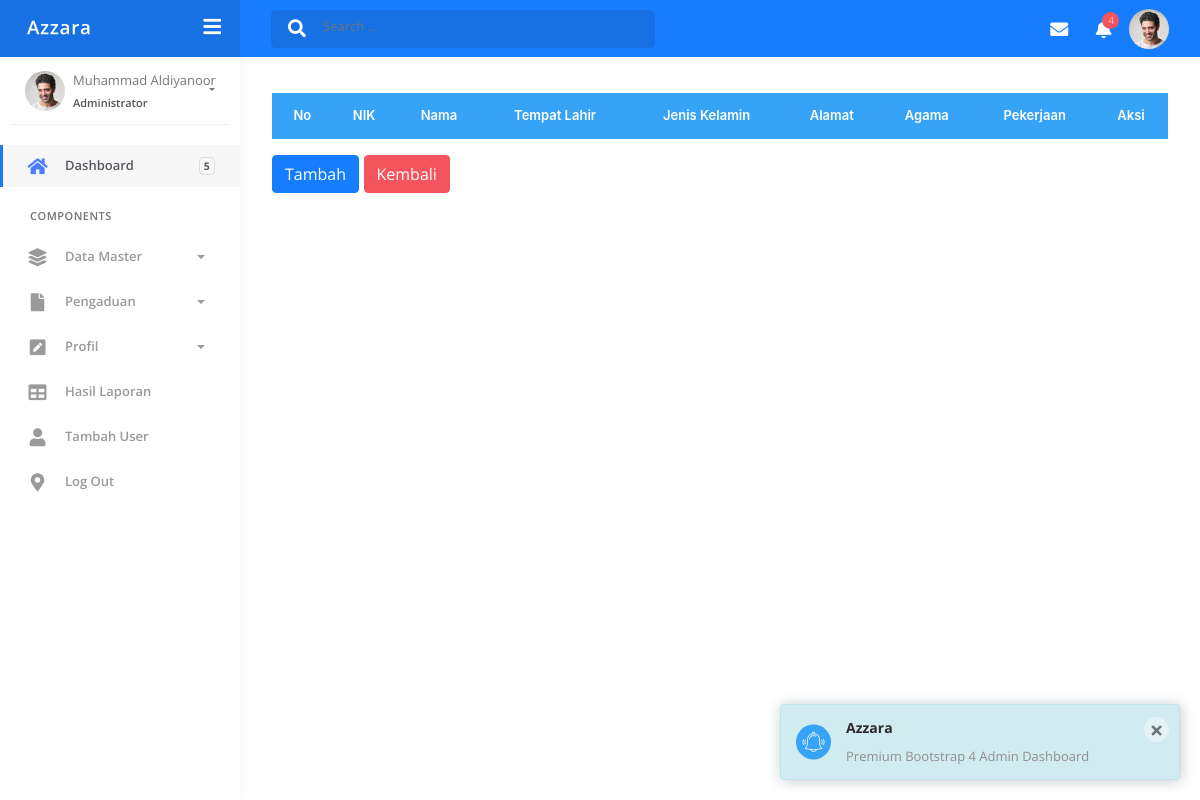
Before: /index.php/penduduk with the older database file.
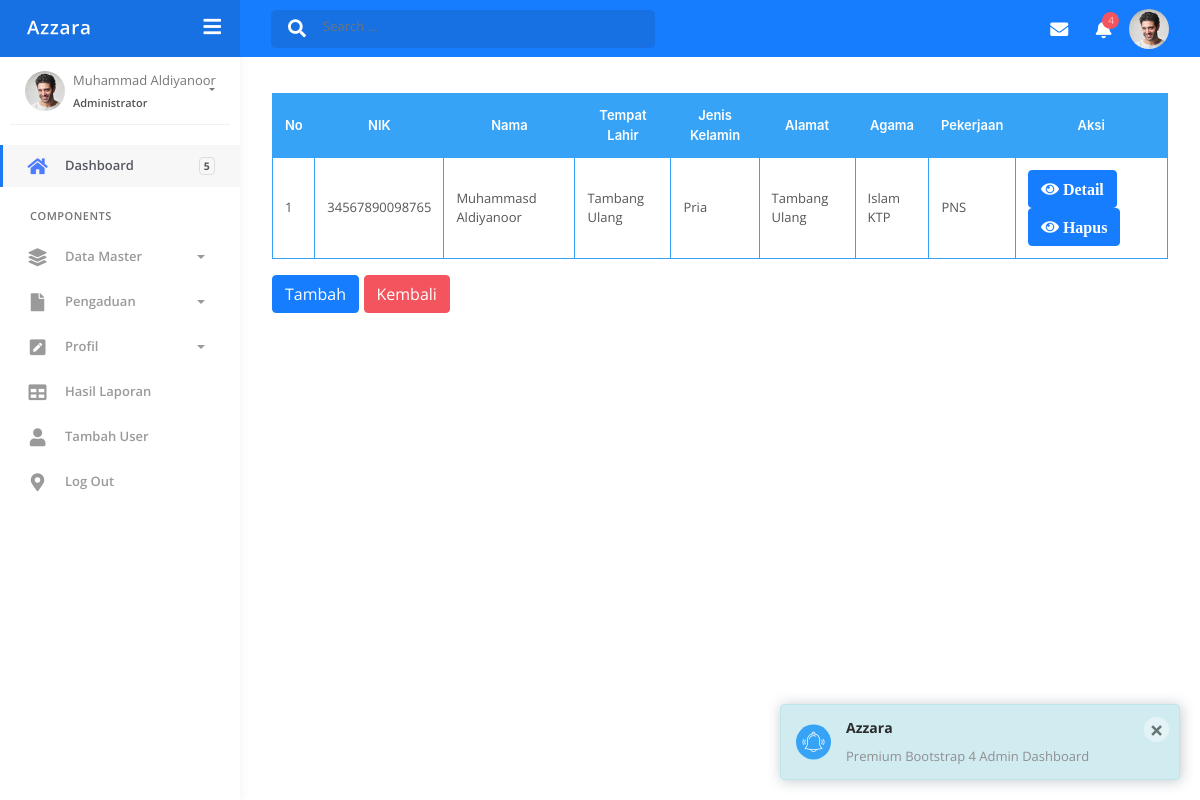
After: the same page with the newer database file.
### tables this page shows
CREATE TABLE `masyarakat` (
  `id_masyarakat` int(11) NOT NULL,
  `nama` varchar(50) NOT NULL,
  `tempat_lahir` varchar(100) NOT NULL,
  `alamat` varchar(100) NOT NULL,
  `agama` varchar(50) NOT NULL,
  `nik` bigint(20) NOT NULL,
  `jenis_kelamin` varchar(100) NOT NULL,
  `pekerjaan` varchar(100) NOT NULL,
  `id_user` int(11) NOT NULL
);

### application/controllers/Penduduk.php (called while the page is built, shortened)
<?php
class Penduduk extends CI_Controller {
	public function index()
	{
		$this->load->model('M_penduduk');
		$data['penduduk'] = $this->M_penduduk->show_data();
		$this->load->view('template/header');
		$this->load->view('template/sidebar');
		$this->load->view('admin/penduduk', $data);
		$this->load->view('template/footer');
	}
}

### index.php (called while the page is built, shortened)
<?php
require_once BASEPATH.'core/CodeIgniter.php';

### application/models/M_penduduk.php (called while the page is built, shortened)
<?php
class M_penduduk extends CI_Model
{
        public function show_data()
        {
            return $this->db->get('masyarakat')->result();
        }
    }

### application/views/admin/penduduk.php (the view, shortened to what this page needs)
<div class="main-panel">
			<div class="content">
				<div class="page-inner">
<link rel="stylesheet" href="https://cdnjs.cloudflare.com/ajax/libs/twitter-bootstrap/4.5.2/css/bootstrap.css">
<link rel="stylesheet" href="https://cdn.datatables.net/1.13.4/css/dataTables.bootstrap4.min.css">
<table id="example" class="table table-striped" style="width:100%">
<table class="table table-bordered table-head-bg-info table-bordered-bd-info">
        <thead>
            <tr>
            <th class="text-center">No</th>
                <th class="text-center">NIK</th>
                <th class="text-center">Nama</th>
                <th class="text-center">Tempat Lahir</th>
                <th class="text-center">Jenis Kelamin</th>
                <th class="text-center">Alamat</th>
                <th class="text-center">Agama</th>
                <th class="text-center">Pekerjaan</th>
                <th class="text-center">Aksi</th>
            </tr>
        </thead>
        <tbody>
            <?php $no=1; foreach($penduduk as $p) :?>
            <tr>
                <td><?php echo $no++ ?></td>
                <td><?php echo $p->nik ?></td>
                <td><?php echo $p->nama ?></td>
                <td><?php echo $p->tempat_lahir ?></td>
                <td><?php echo $p->jenis_kelamin ?></td>
                <td><?php echo $p->alamat ?></td>
                <td><?php echo $p->agama ?></td>
                <td><?php echo $p->pekerjaan ?></td>
                <td><a href="<?php echo base_url('')?>"><button
                                                    class="btn btn-primary btn-xs"><i class="fa fa-eye"> Detail
                                                    </i></button>
                <a href="<?php echo base_url('lihatdetailmasuk')?>"><button
                                                    class="btn btn-primary btn-xs"><i class="fa fa-eye"> Hapus
                                                    </i></button></td>
            </tr>
        </tbody>
           <?php endforeach; ?>
    </table>
		<a href="<?php echo base_url('penduduk/tambah_penduduk')?>"
         href="#" class="btn btn-primary">Tambah</a>
         <a href="<?php echo base_url('')?>"><button class="btn btn-danger btn-">Kembali</button></a>
	</div>
</div>

### application/views/template/header.php (shortened to what this page needs)
<!DOCTYPE html>
<html lang="en">
<head>
	<link rel="stylesheet" href="<?= base_url();?>assets/css/bootstrap.min.css">
	<link rel="stylesheet" href="<?= base_url();?>assets/css/azzara.min.css">
	<link rel="stylesheet" href="<?= base_url();?>assets/css/demo.css">
</head>
<body>
	<div class="wrapper">
		<div class="main-header" data-background-color="blue">
			<div class="logo-header">
				<a href="index.html" class="logo">
					<img src="<?= base_url();?>assets/img/logoazzara.svg" alt="navbar brand" class="navbar-brand">
				</a>
				<div class="navbar-minimize">
					<button class="btn btn-minimize btn-rounded">
						<i class="fa fa-bars"></i>
					</button>
				</div>
			</div>
			<nav class="navbar navbar-header navbar-expand-lg">
				<div class="container-fluid">
					<div class="collapse" id="search-nav">
						<form class="navbar-left navbar-form nav-search mr-md-3">
							<div class="input-group">
								<div class="input-group-prepend">
									<button type="submit" class="btn btn-search pr-1">
										<i class="fa fa-search search-icon"></i>
									</button>
								</div>
								<input type="text" placeholder="Search ..." class="form-control">
							</div>
						</form>
					</div>
					<ul class="navbar-nav topbar-nav ml-md-auto align-items-center">
						<li class="nav-item dropdown hidden-caret">
							<a class="nav-link dropdown-toggle" href="#" id="messageDropdown" role="button" data-toggle="dropdown" aria-haspopup="true" aria-expanded="false">
								<i class="fa fa-envelope"></i>
							</a>
						</li>
						<li class="nav-item dropdown hidden-caret">
							<a class="nav-link dropdown-toggle" href="#" id="notifDropdown" role="button" data-toggle="dropdown" aria-haspopup="true" aria-expanded="false">
								<i class="fa fa-bell"></i>
								<span class="notification">4</span>
							</a>
						</li>
						<li class="nav-item dropdown hidden-caret">
							<a class="dropdown-toggle profile-pic" data-toggle="dropdown" href="#" aria-expanded="false">
								<div class="avatar-sm">
									<img src="<?= base_url();?>assets/img/profile.jpg" alt="..." class="avatar-img rounded-circle">
								</div>
							</a>
						</li>
					</ul>
				</div>
			</nav>
		</div>

### application/views/template/sidebar.php (shortened to what this page needs)
<div class="sidebar">
		<div class="sidebar-wrapper scrollbar-inner">
			<div class="sidebar-content">
				<div class="user">
					<div class="avatar-sm float-left mr-2">
						<img src="<?= base_url();?>assets/img/profile.jpg" alt="..." class="avatar-img rounded-circle">
					</div>
					<div class="info">
						<a data-toggle="collapse" href="#collapseExample" aria-expanded="true">
							<span>
								Muhammad Aldiyanoor
								<span class="user-level">Administrator</span>
								<span class="caret"></span>
							</span>
						</a>
					</div>
				</div>
				<ul class="nav">
					<li class="nav-item active">
					<a href="<?php echo base_url('admin/dashboard')?>">
							<i class="fas fa-home"></i>
							<p>Dashboard</p>
							<span class="badge badge-count">5</span>
						</a>
					</li>
					<li class="nav-section">
						<h4 class="text-section">Components</h4>
					</li>
					<li class="nav-item">
						<a data-toggle="collapse" href="#dames">
						<i class="fas fa-layer-group"></i>
							<p>Data Master</p>
							<span class="caret"></span>
						</a>
					</li>
					<li class="nav-item">
						<a data-toggle="collapse" href="#base">
							<i class="fas fa-file"></i>
							<p>Pengaduan</p>
							<span class="caret"></span>
						</a>
								</li>
							</ul>
						</div>
					<li class="nav-item">
						<a data-toggle="collapse" href="#forms">
							<i class="fas fa-pen-square"></i>
							<p>Profil</p>
							<span class="caret"></span>
						</a>
					</li>
					<li class="nav-item">
					<a href="<?php echo base_url('admin/generatelaporan')?>">
							<i class="fas fa-table"></i>
							<p>Hasil Laporan</p>
						</a>
					</li>
					<li class="nav-item">
					<a href="<?php echo base_url('admin/tambahuser')?>">
							<i class="fas fa-user"></i>
							<p>Tambah User</p>
						</a>
					</li>
					<li class="nav-item">
					<a href="<?php echo base_url('admin/logout')?>">
							<i class="fas fa-map-marker-alt"></i>
							<p>Log Out</p>
						</a>
					</li>
			</div>
		</div>
	</div>

### application/views/template/footer.php (shortened to what this page needs)
</body>
</html>

Changed rows visible on the page:
added masyarakat: nik "34567890098765", nama "Muhammasd Aldiyanoor", tempat_lahir "Tambang Ulang", jenis_kelamin "Pria", alamat "Tambang Ulang", agama "Islam KTP", pekerjaan "PNS"
